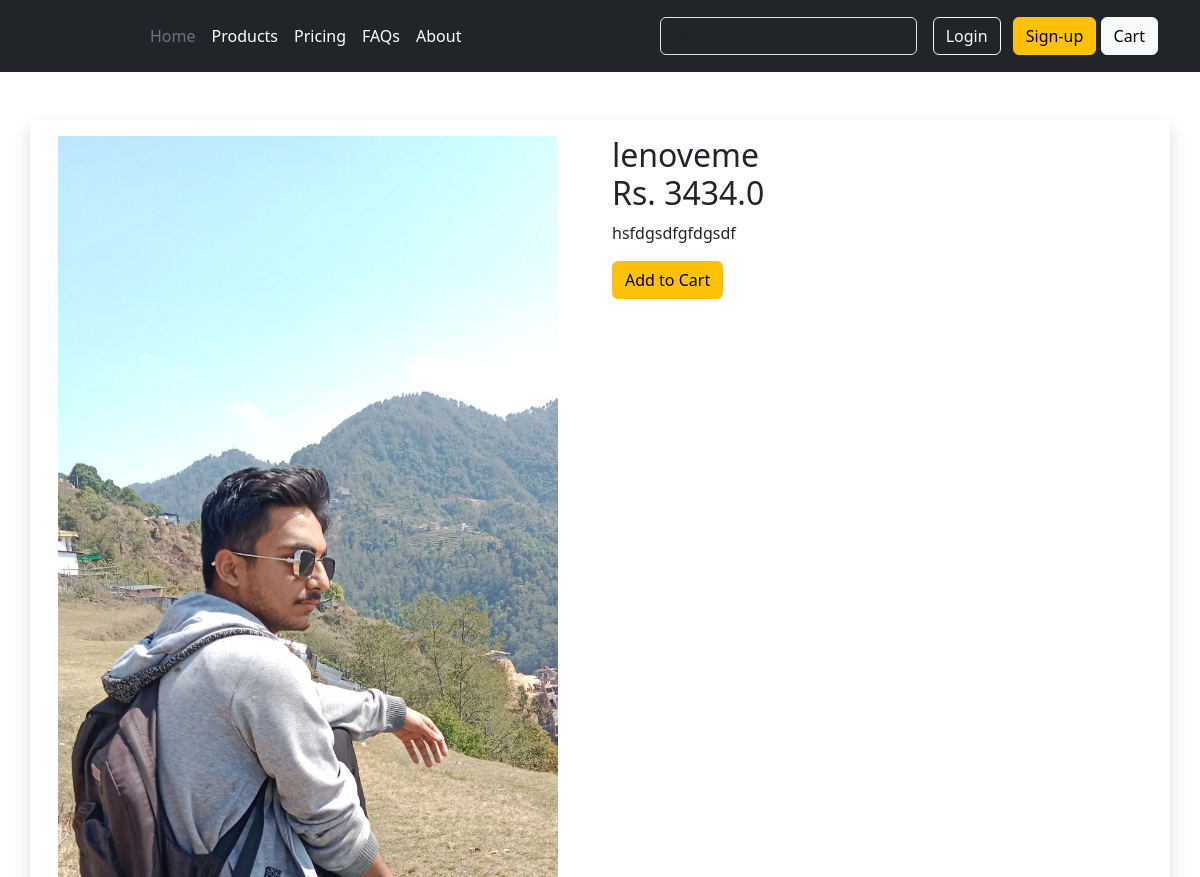
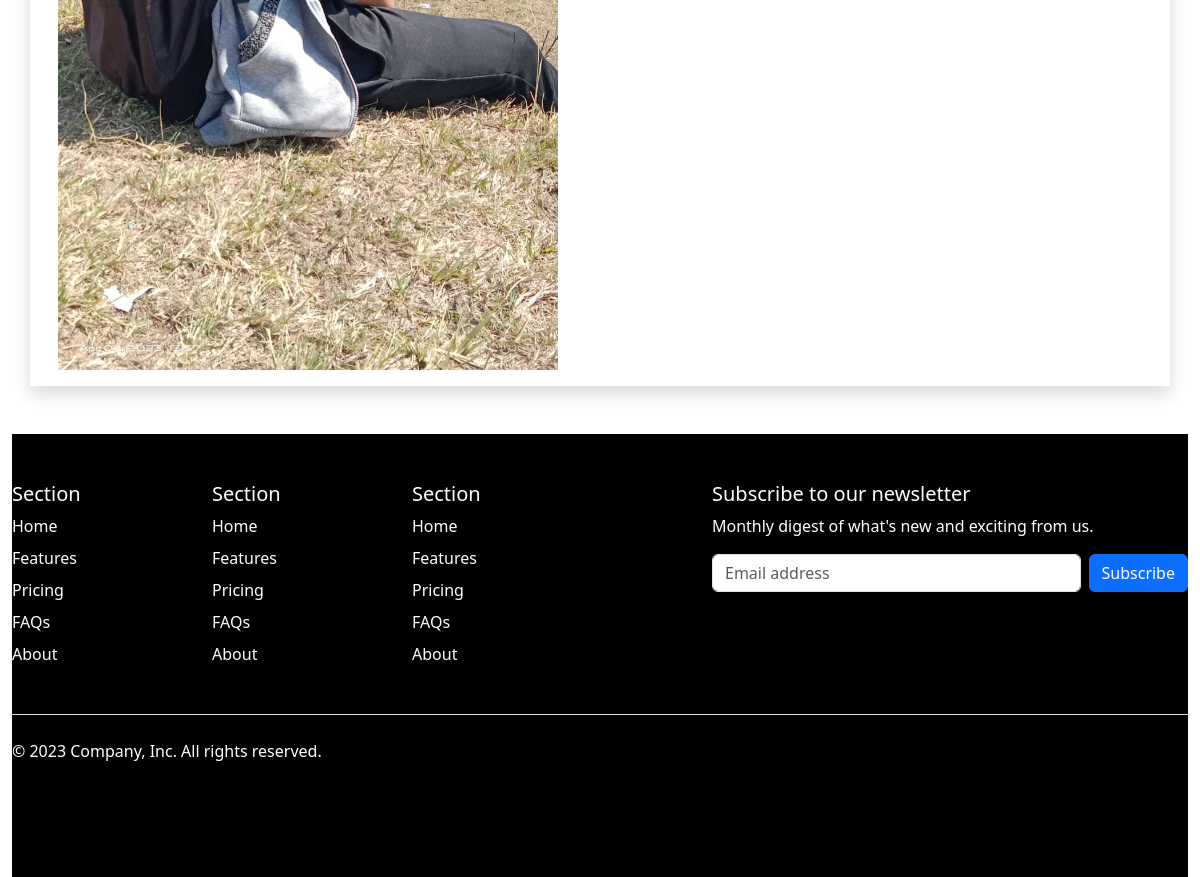
/productdetails/9, run on the app's committed database (2 pictures, top to bottom).
### products/models.py (models this page shows, shortened)
class Product(models.Model):
    product_name=models.CharField(max_length=100) #charfield is for varchar
    product_price=models.FloatField()
    stock=models.IntegerField()
    product_description=models.TextField()
    product_image=models.FileField(upload_to='static/uploads',null=True)
    category=models.ForeignKey(Category,on_delete=models.CASCADE,null=True)
    created_at=models.DateTimeField(auto_now_add=True) #auto_now_add puts the date automatically on the day its created

### userpage/views.py (the view)
# urls.py: path('productdetails/<int:product_id>',productdetails),
def productdetails(request,product_id):
    product=Product.objects.get(id=product_id)
    context={'product':product}
    return render(request, 'userpage/productdetails.html',context)

### userpage/templates/userpage/productdetails.html (shortened to what this page needs)
{% extends 'layouts.html' %}
{% load static %}
{% block title %}
{% include 'userpage/header.html' %}
{% endblock %}
{% block main-content %}
<div class="container">
    <div class="row d-flex my-5 shadow justify-content-between p-3">
        <div class="col-md-4">
            <img src="/{{product.product_image}}" alt="{{product.product_name}}" width="500">
        </div>
        <div class="col-md-6">
            <h2 class="card-title">{{product.product_name}}</h2>
            <h2>Rs. {{product.product_price}}</h2>
            <p>{{product.product_description}}</p>
            <a href="/addtocart/{{product.id}}" class="btn btn-warning">Add to Cart</a>
        </div>
    </div>
</div>
{% include 'userpage/footer.html' %}
{% endblock %}

### data on the page
Product: product_image (picture), product_name "lenoveme", product_price "3434.0", product_description "hsfdgsdfgfdgsdf"
